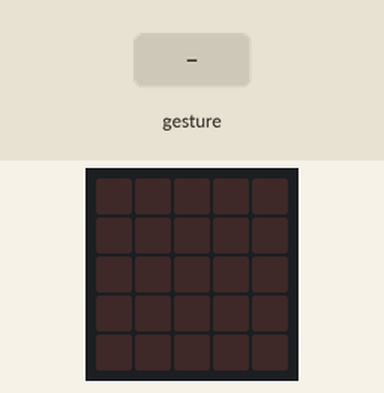
Recording of a program running on a simulated BBC micro:bit (MakeCode). Parts: the board's 5×5 LED display. Inputs (shaded band) come from the test bench. Random numbers come from a fixed seed; a tilt is held for 1.5 s and a shake lasts 1 s, then the board lies face up again.

Above: at 1.2 s.
1.3 s: gesture 'shake'
At 1.8 s:
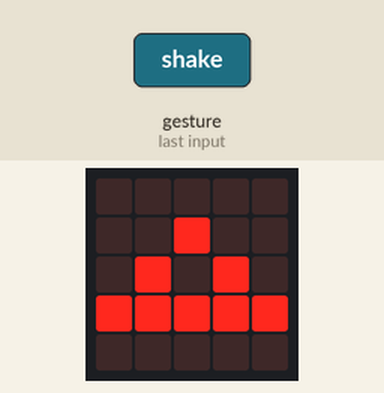
3.0 s: gesture 'shake'
At 4.3 s:
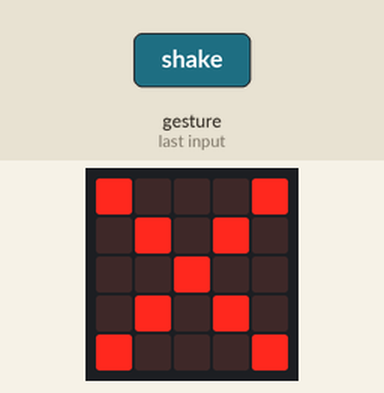
Timing chart, 0 to 6.0 s (numbered marks = the images above; inputs shaded):
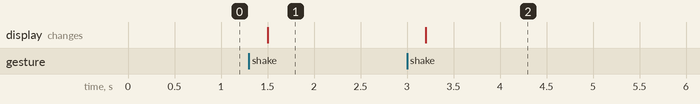

The program:

main.ts
```typescript
let mano = 0
input.onGesture(Gesture.Shake, function () {
    mano = randint(1, 3)
    if (mano == 1) {
        basic.showIcon(IconNames.Triangle)
    } else if (mano == 2) {
        basic.showIcon(IconNames.Square)
    } else {
        basic.showIcon(IconNames.No)
    }
})
```

test.ts
```typescript
// aquí va el archivo "tests"; esto no se compilará cuando este paquete se utilice como una extensión.
```

Measured:
- after the input at 1.3 s, the display: changes after 0.20 s (image 1)
- after the input at 3.0 s, the display: changes after 0.20 s (image 2)
